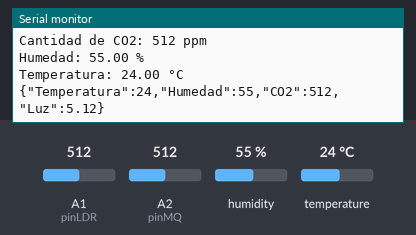
The sketch below on a simulated Arduino Uno, built with avr-gcc and run on an emulated ATmega328P. Shown: the last lines printed to the serial monitor. The inputs (shaded band) are chosen by the test bench; at power-on: humidity 55 %, A1 (pinLDR) = 512, A2 (pinMQ) = 512, temperature 24 °C.

Above: at 5.8 s.
5.9 s: humidity set to 22 %
At 11.0 s:
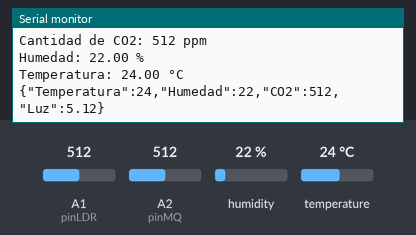
12.0 s: A1 (pinLDR) set to 716
At 16.7 s:
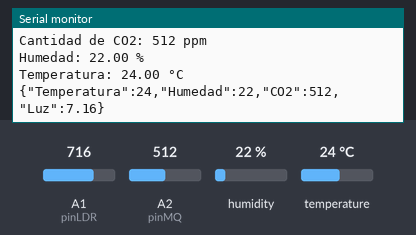
18.1 s: A2 (pinMQ) set to 716
At 21.2 s:
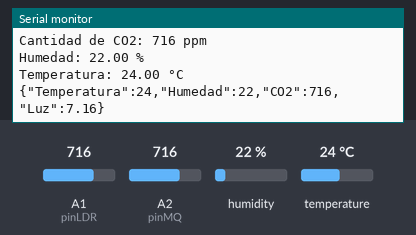
24.2 s: temperature set to 12 °C
At 26.9 s:
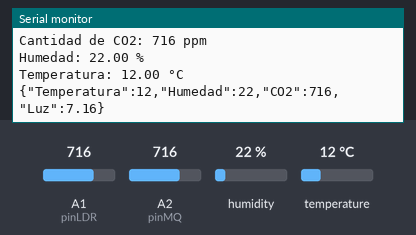
30.3 s: A1 (pinLDR) set to 992
At 31.3 s:
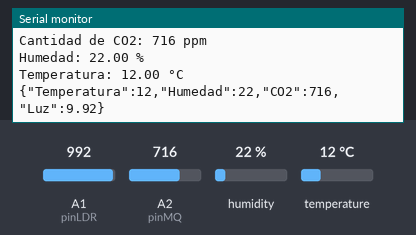
36.4 s: A2 (pinMQ) set to 992
At 41.5 s:
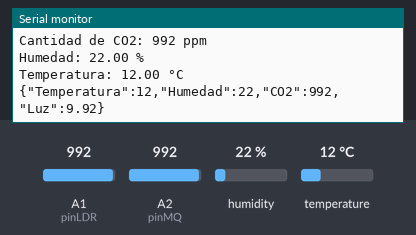
Timing chart, 0 to 43.0 s (numbered marks = the images above; inputs shaded):
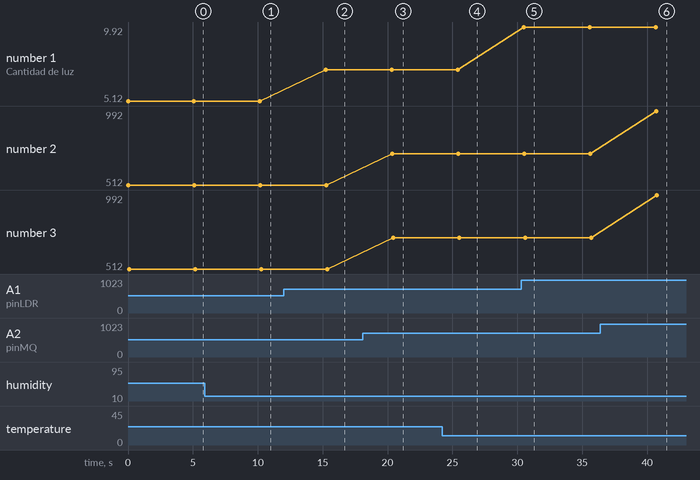

The sketch:

Practica1.ino
```cpp
#include <ArduinoJson.h>
#include "SensorLuz.h"
#include "SensorCO2.h"
#include "SensorHumTemp.h"
void setup()
{
    // Inicializa el monitor serie.
    Serial.begin(9600);
    // Inicializa el pin del LDR como entrada.
    pinMode(pinLDR, INPUT);
    // Inicializa el pin del MQ como entrada.
    pinMode(pinMQ, INPUT);
    // Inicializa el sensor DHT.
    dht.begin();
}

void loop()
{
    medirLuz();
    MedirCO2();
    MedirHumedad();
    MedirTemperatura();
    DynamicJsonDocument doc(1024);
    doc["Temperatura"] = temperatura;
    doc["Humedad"] = humedad;
    doc["CO2"] = valorMQ;
    doc["Luz"] = valorLux;
    serializeJson(doc, Serial);
    Serial.println();

    delay(5000);
}
```

SensorCO2.h
```cpp
#ifndef SENSORCO2
#define SENSORCO2
const int pinMQ = A2;
int valorMQ = 0;
void MedirCO2()
{
    valorMQ = analogRead(pinMQ);
    Serial.print("Cantidad de CO2: ");
    Serial.print(valorMQ);
    Serial.println(" ppm");
}
#endif 
```

SensorHumTemp.h
```cpp
#ifndef SENSORHUMTEMP
#define SENSORHUMTEMP
#include "DHT.h"
#define DHTPIN A3
#define DHTTYPE DHT11
float humedad = 0;
float temperatura = 0;
DHT dht(DHTPIN, DHTTYPE);
const int pinDHT = 2;
void MedirHumedad()
{
    humedad = dht.readHumidity();
    Serial.print("Humedad: ");
    Serial.print(humedad);
    Serial.println(" %");
}
void MedirTemperatura()
{
    temperatura = dht.readTemperature();
    Serial.print("Temperatura: ");
    Serial.print(temperatura);
    Serial.println(" °C");
}
#endif
```

SensorLuz.h
```cpp
#ifndef SENSORLUZ
#define SENSORLUZ
const int pinLDR = A1;
const float luxConversionFactor = 0.01;
float valorLux = 0;
void medirLuz()
{
    // Lee la señal del LDR.
    float valorLDR = analogRead(pinLDR);
    // Convierte el valor del LDR en lúmenes.
    valorLux = valorLDR * luxConversionFactor;
    // Imprime el valor de los lúmenes en el monitor serie.
    Serial.print("Cantidad de luz: ");
    Serial.println(valorLux);
}
#endif
```

Measured:
- after the input at 5.9 s, the serial monitor: prints a new line after 4.3 s (image 1)
- after the input at 12.0 s, the serial monitor: prints a new line after 3.3 s (image 2)
- after the input at 18.1 s, the serial monitor: prints a new line after 2.3 s (image 3)
- after the input at 24.2 s, the serial monitor: prints a new line after 1.3 s (image 4)
- after the input at 30.3 s, the serial monitor: prints a new line after 0.20 s (image 5)
- after the input at 36.4 s, the serial monitor: prints a new line after 4.3 s (image 6)
- plotted number 1: 5.12 → 7.16 after the input at 12.0 s, 7.16 → 9.92 after the input at 30.3 s
- plotted number 2: 512 → 716 after the input at 18.1 s, 716 → 992 after the input at 36.4 s
